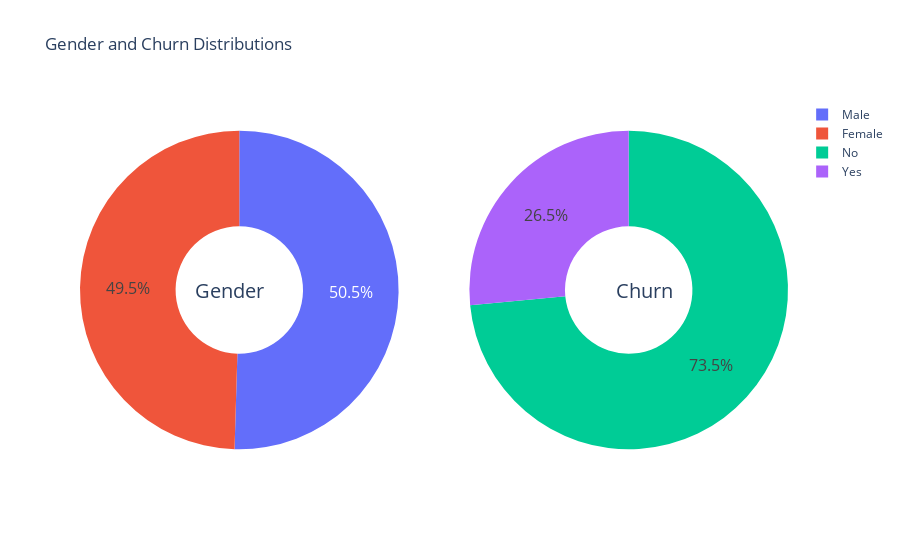

The cell this chart's notebook holds for it:
### Markdown cell above
### Data Visualization

### Code cell
g_labels = ['Male', 'Female']
c_labels = ['No', 'Yes']
# Create subplots: use 'domain' type for Pie subplot
fig = make_subplots(rows=1, cols=2, specs=[[{'type':'domain'}, {'type':'domain'}]])
fig.add_trace(go.Pie(labels=g_labels, values=df['gender'].value_counts(), name="Gender"),
              1, 1)
fig.add_trace(go.Pie(labels=c_labels, values=df['Churn'].value_counts(), name="Churn"),
              1, 2)

# Use `hole` to create a donut-like pie chart
fig.update_traces(hole=.4, hoverinfo="label+percent+name", textfont_size=16)

fig.update_layout(
    title_text="Gender and Churn Distributions",
    # Add annotations in the center of the donut pies.
    annotations=[dict(text='Gender', x=0.16, y=0.5, font_size=20, showarrow=False),
                 dict(text='Churn', x=0.84, y=0.5, font_size=20, showarrow=False)])
fig.show()

### Figure 1 — Plotly figure (JSON) as saved in the notebook; plotly's stock layout.template omitted (floating-point values rounded to 4 significant figures)
{"data": [{"domain": {"x": [0, 0.45], "y": [0, 1]}, "hole": 0.4, "hoverinfo": "label+percent+name", "labels": ["Male", "Female"], "name": "Gender", "textfont": {"size": 16}, "type": "pie", "values": [3555, 3488]}, {"domain": {"x": [0.55, 1], "y": [0, 1]}, "hole": 0.4, "hoverinfo": "label+percent+name", "labels": ["No", "Yes"], "name": "Churn", "textfont": {"size": 16}, "type": "pie", "values": [5174, 1869]}], "layout": {"annotations": [{"font": {"size": 20}, "showarrow": false, "text": "Gender", "x": 0.16, "y": 0.5}, {"font": {"size": 20}, "showarrow": false, "text": "Churn", "x": 0.84, "y": 0.5}], "title": {"text": "Gender and Churn Distributions"}}}
